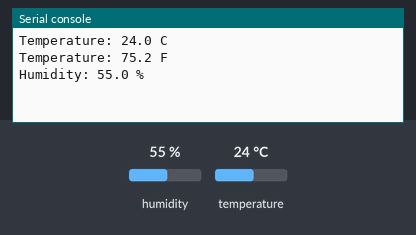
Recording of a program running on a simulated Raspberry Pi Pico running MicroPython. Parts: the last lines printed to the serial console. Inputs (shaded band) come from the test bench; at power-on: humidity 55 %, temperature 24 °C.

Above: at 1.2 s.
1.3 s: humidity set to 22 %
At 2.6 s:
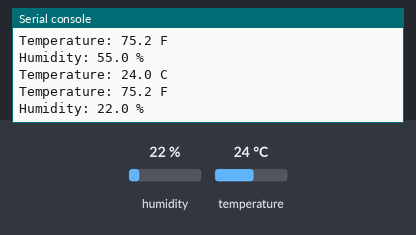
2.8 s: temperature set to 12 °C
At 3.7 s:
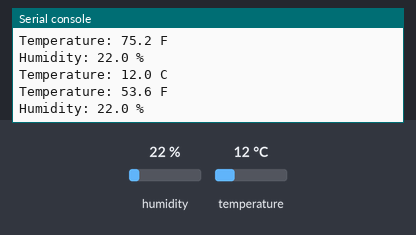
4.3 s: humidity set to 40 %
At 5.7 s:
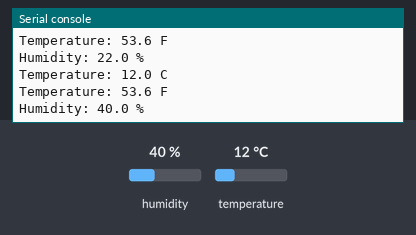
Timing chart, 0 to 7.3 s (numbered marks = the images above; inputs shaded):
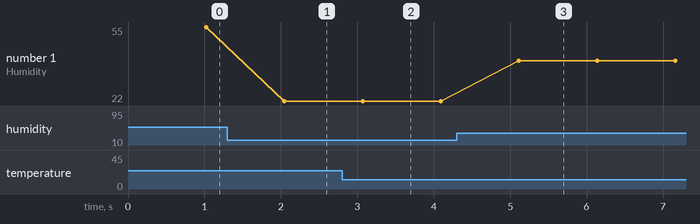

The program:

main.py
```python
from machine import Pin
from time import sleep
import dht

#sensor = dht.DHT22(Pin(22))
sensor = dht.DHT11(Pin(22))

while True:
  try:
    sleep(1)
    sensor.measure()
    temp = sensor.temperature()
    hum = sensor.humidity()
    temp_f = temp * (9/5) + 32.0
    print('Temperature: %3.1f C' %temp)
    print('Temperature: %3.1f F' %temp_f)
    print('Humidity: %3.1f %%' %hum)
  except OSError as e:
    print('Failed to read sensor.')
```

Measured:
- after the input at 1.3 s, the serial console: prints a new line after 0.75 s (image 1)
- after the input at 2.8 s, the serial console: prints a new line after 0.27 s (image 2)
- after the input at 4.3 s, the serial console: prints a new line after 0.81 s (image 3)
- plotted number 1: 55 → 22 after the input at 1.3 s, 22 → 40 after the input at 4.3 s
